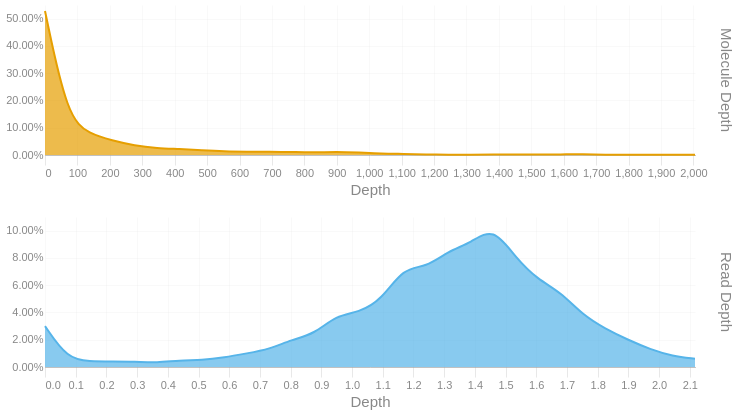

The code cell stored with this chart in its notebook:
### Code cell
readdep = depth_hist(tb['Read Depth'], q99, 3)
readdep = readdep.with_columns(pl.lit('Read Depth').alias('Metric'))
if not SKIPLR:
    moldep = depth_hist(tb['Molecule Depth'], mol_q99, 1)
    moldep = moldep.with_columns(pl.lit('Molecule Depth').alias('Metric'))
    _hist = pl.concat([readdep, moldep])
    _hist = _hist.filter(pl.col('Proportion') != 0)
    with SafeRender(_hist):
        (
            alt.Chart(_hist)        
            .mark_area(interpolate = "basis")
            .encode(
                x=alt.X('Bin:Q').scale(domainMin=0).axis(alt.Axis(title='Depth')),
                y = alt.Y('Proportion:Q', title = None).axis(format = '.2%'),
                color = alt.Color('Metric:N').legend(None),
                row = alt.Row("Metric:N").header(title = None, labelOrient = 'right'),
                tooltip = [
                    alt.Tooltip("Metric:N", title = "Metric"),
                    alt.Tooltip('Interval:N', title = "Depth Interval"),
                    alt.Tooltip('Proportion:Q', title = "% Alignments").format('.2%')
                ]
            )
            .resolve_scale(x='independent', y='independent')
            .properties(
                height = 150, width = 650,
                usermeta={'embedOptions': {'downloadFileName': f'{samplename}.depth.hist'}}
            )
        ).display()
else:
    readdep = readdep.filter(pl.col('Proportion') != 0)
    with SafeRender(readdep):
        (
            alt.Chart(readdep)        
            .mark_area(interpolate = "basis")
            .encode(
                x=alt.X('Bin:Q').scale(domainMin=0).axis(alt.Axis(title='Depth')),
                y = alt.Y('Proportion:Q', title = None).axis(format = '.2%'),
                tooltip = [
                    alt.Tooltip('Interval:N', title = "Depth Interval"),
                    alt.Tooltip('Proportion:Q', title = "% Alignments").format('.2%')
                ]
            )
            .properties(
                usermeta={'embedOptions': {'downloadFileName': f'{samplename}.depth.hist'}}
            )
        ).display()

### Figure 1 — Vega-Lite specification as saved in the notebook (floating-point values rounded to 4 significant figures)
{"width": 650, "height": 150, "config": {"title": {"anchor": "start", "dy": -15, "fontSize": 18, "color": "#888888", "subtitleColor": "#888888", "subtitleFontSize": 14}, "arc": {"fill": "#0072B2"}, "axis": {"domainColor": "#888888", "domainWidth": 0.5, "gridWidth": 0.2, "grid": false, "titleFontWeight": 400, "titleFontSize": 15, "labelFontSize": 11, "labelColor": "#888888", "tickColor": "#888888", "tickWidth": 0.2, "titleColor": "#888888"}, "axisBand": {"grid": false}, "axisX": {"grid": true, "tickSize": 10, "domainCap": "round"}, "axisY": {"domain": false, "grid": true, "tickSize": 0, "domainCap": "round"}, "background": "transparent", "header": {"labelFontSize": 15, "labelColor": "#888888", "titleFontSize": 15, "titleFontWeight": 600, "titleColor": "#888888"}, "legend": {"labelFont": "sans-serif", "labelFontSize": 12, "labelColor": "#888888", "symbolSize": 100, "symbolType": "circle", "titleFontSize": 12, "titlePadding": 10, "titleColor": "#888888", "title": null}, "range": {"category": ["#E69F00", "#56B4E9", "#009E73", "#F0E442", "#0072B2", "#D55E00", "#CC79A7", "#000000"], "diverging": ["#cfe8f3", "#a2d4ec", "#73bfe2", "#46abdb", "#1696d2", "#12719e"]}, "area": {"fill": "#0072B2", "fillOpacity": 0.7, "line": true, "strokeOpacity": 0.7}, "line": {"color": "#0072B2", "stroke": "#0072B2", "strokeWidth": 2}, "trail": {"color": "#0072B2", "stroke": "#0072B2", "strokeWidth": 0, "size": 1}, "point": {"filled": true, "fillOpacity": 1.0, "size": 95}, "text": {"color": "#888888", "fontSize": 11, "align": "right", "fontWeight": 400, "size": 11}, "bar": {"fill": "#0072B2", "stroke": null}, "view": {"stroke": null, "continuousWidth": 660, "continuousHeight": 400}}, "data": {"name": "data-5f40d1edf75f2b45b1dad6bb80f2ff9c"}, "mark": {"type": "area", "interpolate": "basis"}, "encoding": {"color": {"field": "Metric", "legend": null, "type": "nominal"}, "row": {"field": "Metric", "header": {"title": null, "labelOrient": "right"}, "type": "nominal"}, "tooltip": [{"field": "Metric", "title": "Metric", "type": "nominal"}, {"field": "Interval", "title": "Depth Interval", "type": "nominal"}, {"field": "Proportion", "format": ".2%", "title": "% Alignments", "type": "quantitative"}], "x": {"axis": {"title": "Depth"}, "field": "Bin", "scale": {"domainMin": 0}, "type": "quantitative"}, "y": {"axis": {"format": ".2%"}, "field": "Proportion", "title": null, "type": "quantitative"}}, "resolve": {"scale": {"x": "independent", "y": "independent"}}, "usermeta": {"embedOptions": {"downloadFileName": "S1_Tusket_036.depth.hist"}}, "$schema": "https://vega.github.io/schema/vega-lite/v6.1.0.json", "datasets": {"data-5f40d1edf75f2b45b1dad6bb80f2ff9c": [{"Bin": 0.0, "Interval": "0.0-0.073", "Proportion": 0.03, "Metric": "Read Depth"}, {"Bin": 0.073, "Interval": "0.073-0.146", "Proportion": 0.006, "Metric": "Read Depth"}, {"Bin": 0.146, "Interval": "0.146-0.219", "Proportion": 0.004, "Metric": "Read Depth"}, {"Bin": 0.219, "Interval": "0.219-0.292", "Proportion": 0.004, "Metric": "Read Depth"}, {"Bin": 0.292, "Interval": "0.292-0.365", "Proportion": 0.004, "Metric": "Read Depth"}, {"Bin": 0.365, "Interval": "0.365-0.438", "Proportion": 0.003, "Metric": "Read Depth"}, {"Bin": 0.438, "Interval": "0.438-0.511", "Proportion": 0.005, "Metric": "Read Depth"}, {"Bin": 0.511, "Interval": "0.511-0.584", "Proportion": 0.005, "Metric": "Read Depth"}, {"Bin": 0.584, "Interval": "0.584-0.657", "Proportion": 0.007, "Metric": "Read Depth"}, {"Bin": 0.657, "Interval": "0.657-0.73", "Proportion": 0.01, "Metric": "Read Depth"}, {"Bin": 0.73, "Interval": "0.73-0.803", "Proportion": 0.013, "Metric": "Read Depth"}, {"Bin": 0.803, "Interval": "0.803-0.876", "Proportion": 0.02, "Metric": "Read Depth"}, {"Bin": 0.876, "Interval": "0.876-0.949", "Proportion": 0.024, "Metric": "Read Depth"}, {"Bin": 0.949, "Interval": "0.949-1.022", "Proportion": 0.038, "Metric": "Read Depth"}, {"Bin": 1.022, "Interval": "1.022-1.095", "Proportion": 0.04, "Metric": "Read Depth"}, {"Bin": 1.095, "Interval": "1.095-1.168", "Proportion": 0.049, "Metric": "Read Depth"}, {"Bin": 1.168, "Interval": "1.168-1.241", "Proportion": 0.073, "Metric": "Read Depth"}, {"Bin": 1.241, "Interval": "1.241-1.314", "Proportion": 0.073, "Metric": "Read Depth"}, {"Bin": 1.314, "Interval": "1.314-1.387", "Proportion": 0.085, "Metric": "Read Depth"}, {"Bin": 1.387, "Interval": "1.387-1.46", "Proportion": 0.091, "Metric": "Read Depth"}, {"Bin": 1.46, "Interval": "1.46-1.533", "Proportion": 0.103, "Metric": "Read Depth"}, {"Bin": 1.533, "Interval": "1.533-1.606", "Proportion": 0.08, "Metric": "Read Depth"}, {"Bin": 1.606, "Interval": "1.606-1.679", "Proportion": 0.064, "Metric": "Read Depth"}, {"Bin": 1.679, "Interval": "1.679-1.752", "Proportion": 0.055, "Metric": "Read Depth"}, {"Bin": 1.752, "Interval": "1.752-1.825", "Proportion": 0.038, "Metric": "Read Depth"}, {"Bin": 1.825, "Interval": "1.825-1.898", "Proportion": 0.028, "Metric": "Read Depth"}, {"Bin": 1.898, "Interval": "1.898-1.971", "Proportion": 0.02, "Metric": "Read Depth"}, {"Bin": 1.971, "Interval": "1.971-2.044", "Proportion": 0.013, "Metric": "Read Depth"}, {"Bin": 2.044, "Interval": "2.044-2.117", "Proportion": 0.008, "Metric": "Read Depth"}, {"Bin": 2.117, "Interval": "2.117-2.19", "Proportion": 0.006, "Metric": "Read Depth"}, {"Bin": 0.0, "Interval": "0.0-69.1", "Proportion": 0.528, "Metric": "Molecule Depth"}, {"Bin": 69.1, "Interval": "69.1-138.3", "Proportion": 0.136, "Metric": "Molecule Depth"}, {"Bin": 138.3, "Interval": "138.3-207.4", "Proportion": 0.077, "Metric": "Molecule Depth"}, {"Bin": 207.4, "Interval": "207.4-276.5", "Proportion": 0.053, "Metric": "Molecule Depth"}, {"Bin": 276.5, "Interval": "276.5-345.7", "Proportion": 0.034, "Metric": "Molecule Depth"}, {"Bin": 345.7, "Interval": "345.7-414.8", "Proportion": 0.025, "Metric": "Molecule Depth"}, {"Bin": 414.8, "Interval": "414.8-483.9", "Proportion": 0.022, "Metric": "Molecule Depth"}, {"Bin": 483.9, "Interval": "483.9-553.1", "Proportion": 0.017, "Metric": "Molecule Depth"}, {"Bin": 553.1, "Interval": "553.1-622.2", "Proportion": 0.013, "Metric": "Molecule Depth"}, {"Bin": 622.2, "Interval": "622.2-691.3", "Proportion": 0.012, "Metric": "Molecule Depth"}, {"Bin": 691.3, "Interval": "691.3-760.5", "Proportion": 0.012, "Metric": "Molecule Depth"}, {"Bin": 760.5, "Interval": "760.5-829.6", "Proportion": 0.011, "Metric": "Molecule Depth"}, {"Bin": 829.6, "Interval": "829.6-898.7", "Proportion": 0.009, "Metric": "Molecule Depth"}, {"Bin": 898.7, "Interval": "898.7-967.8", "Proportion": 0.012, "Metric": "Molecule Depth"}, {"Bin": 967.8, "Interval": "967.8-1037.0", "Proportion": 0.009, "Metric": "Molecule Depth"}, {"Bin": 1037.0, "Interval": "1037.0-1106.1", "Proportion": 0.005, "Metric": "Molecule Depth"}, {"Bin": 1106.0, "Interval": "1106.1-1175.2", "Proportion": 0.004, "Metric": "Molecule Depth"}, {"Bin": 1175.0, "Interval": "1175.2-1244.4", "Proportion": 0.002, "Metric": "Molecule Depth"}, {"Bin": 1244.0, "Interval": "1244.4-1313.5", "Proportion": 0.001, "Metric": "Molecule Depth"}, {"Bin": 1314.0, "Interval": "1313.5-1382.6", "Proportion": 0.001, "Metric": "Molecule Depth"}, {"Bin": 1383.0, "Interval": "1382.6-1451.8", "Proportion": 0.002, "Metric": "Molecule Depth"}, {"Bin": 1452.0, "Interval": "1451.8-1520.9", "Proportion": 0.002, "Metric": "Molecule Depth"}, {"Bin": 1521.0, "Interval": "1520.9-1590.0", "Proportion": 0.002, "Metric": "Molecule Depth"}, {"Bin": 1590.0, "Interval": "1590.0-1659.2", "Proportion": 0.002, "Metric": "Molecule Depth"}, {"Bin": 1659.0, "Interval": "1659.2-1728.3", "Proportion": 0.003, "Metric": "Molecule Depth"}, {"Bin": 1728.0, "Interval": "1728.3-1797.4", "Proportion": 0.001, "Metric": "Molecule Depth"}, {"Bin": 1797.0, "Interval": "1797.4-1866.6", "Proportion": 0.001, "Metric": "Molecule Depth"}, {"Bin": 1867.0, "Interval": "1866.6-1935.7", "Proportion": 0.001, "Metric": "Molecule Depth"}, {"Bin": 1936.0, "Interval": "1935.7-2004.8", "Proportion": 0.001, "Metric": "Molecule Depth"}, {"Bin": 2005.0, "Interval": "2004.8-2073.96", "Proportion": 0.001, "Metric": "Molecule Depth"}]}}
